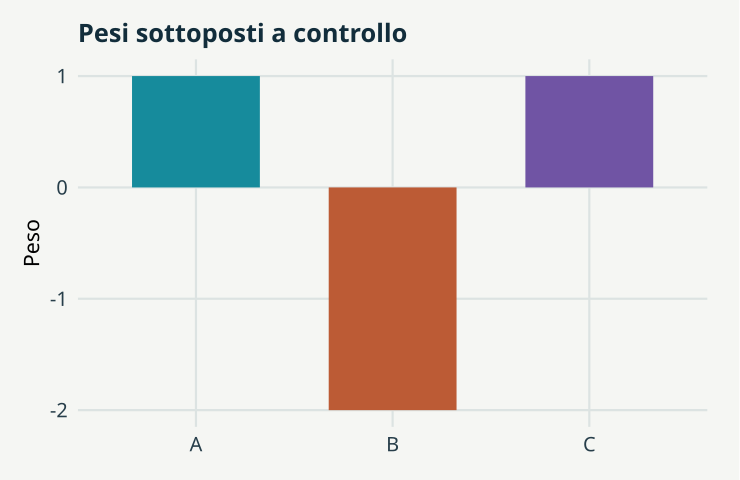

Write R code to recreate this figure.
# GeoStat Lab — funzioni comuni. R >= 4.3; ggplot2 >= 3.4; jsonlite.
suppressPackageStartupMessages(library(ggplot2))
col_geo <- c('#168B9C','#BC5B35','#7054A4','#A17B19','#227864','#64748B')
theme_set(theme_minimal(base_size=17, base_family='sans') + theme(
  plot.background=element_rect(fill='#F5F6F3',colour=NA),
  panel.background=element_rect(fill='#F5F6F3',colour=NA),
  panel.grid.minor=element_blank(),panel.grid.major=element_line(colour='#DCE3E2'),
  plot.title=element_text(size=19,face='bold',colour='#122D3B'),
  plot.subtitle=element_text(size=13,colour='#405560',margin=margin(b=12)),
  axis.text=element_text(size=15,colour='#273E4A'),axis.title=element_text(size=16),
  legend.position='bottom',legend.title=element_blank(),legend.text=element_text(size=14),
  strip.text=element_text(size=15,face='bold'),plot.margin=margin(18,24,18,18)))
metric <- function(...) data.frame(grandezza=names(c(...)),valore=as.character(c(...)),check.names=FALSE)
f <- function(x,d=3) {out<-formatC(x,digits=d,format='fg');out[!is.finite(x)]<-'Non definito';out}
line_plot <- function(d,x='x',y='y',title='',xl=x,yl=y,group=NULL) {
 p<-ggplot(d,aes(x=.data[[x]],y=.data[[y]]))
 if(is.null(group)) p<-p+geom_line(colour=col_geo[1],linewidth=1.05) else p<-p+aes(colour=.data[[group]],group=.data[[group]])+geom_line(linewidth=1)+scale_colour_manual(values=col_geo)
 p+labs(title=title,x=xl,y=yl)
}
point_plot <- function(d,x='x',y='y',title='',xl=x,yl=y,group=NULL) {
 p<-ggplot(d,aes(x=.data[[x]],y=.data[[y]]))
 if(is.null(group))p<-p+geom_point(colour=col_geo[1],size=2.5,alpha=.8) else p<-p+aes(colour=.data[[group]])+geom_point(size=2.7,alpha=.85)+scale_colour_manual(values=col_geo)
 p+labs(title=title,x=xl,y=yl)
}
hist_plot<-function(x,title='',xl='Valore',bins=20)ggplot(data.frame(x=x),aes(x))+geom_histogram(bins=bins,fill=col_geo[1],colour='#F5F6F3')+labs(title=title,x=xl,y='Frequenza')
bar_plot<-function(d,x='gruppo',y='valore',title='',yl='Valore')ggplot(d,aes(x=.data[[x]],y=.data[[y]],fill=.data[[x]]))+geom_col(width=.65)+scale_fill_manual(values=rep(col_geo,length.out=length(unique(d[[x]])) ))+guides(fill='none')+labs(title=title,x=NULL,y=yl)
map_plot<-function(d,z='z',title='',xl='Est [km]',yl='Nord [km]')ggplot(d,aes(x,y,fill=.data[[z]]))+geom_raster()+coord_equal()+scale_fill_gradientn(colours=c('#153F56','#298C9C','#B8CDB2','#F1D889','#AD542F'))+labs(title=title,x=xl,y=yl)
acf_data<-function(x,lag=20){a<-acf(x,lag.max=min(lag,length(x)-1),plot=FALSE);data.frame(x=as.vector(a$lag)[-1],y=as.vector(a$acf)[-1])}
# AR(1), distribuzione marginale stazionaria N(0, 1).
ar_series<-function(n,rho){x<-numeric(n);x[1]<-rnorm(1);for(i in 2:n)x[i]<-rho*x[i-1]+sqrt(1-rho^2)*rnorm(1);x}
# Distanze euclidee in unità metriche già dichiarate; nessuna conversione implicita di CRS.
dist_cross<-function(a,b)sqrt(outer(a[,1],b[,1],'-')^2+outer(a[,2],b[,2],'-')^2)
# Predittore IDW: i punti coincidenti ricevono esattamente il valore osservato.
idw<-function(xy,z,new,power=2){dd<-dist_cross(new,xy);apply(dd,1,function(d)if(any(d<1e-10))mean(z[d<1e-10])else weighted.mean(z,d^(-power)))}
# CART didattico binario: divisioni assiali che minimizzano l'impurità di Gini.
cart_fit<-function(x,y,depth=2,minleaf=4){
 node<-list(p=mean(y),n=length(y));if(depth<1||length(unique(y))<2||length(y)<2*minleaf)return(node)
 best<-Inf
 for(j in seq_len(ncol(x))){v<-sort(unique(x[,j])); if(length(v)<2)next
  for(cut in (head(v,-1)+tail(v,-1))/2){left<-x[,j]<=cut;nl<-sum(left);nr<-sum(!left);if(min(nl,nr)<minleaf)next
   score<-nl*mean(y[left])*(1-mean(y[left]))+nr*mean(y[!left])*(1-mean(y[!left]))
   if(score<best){best<-score;node$j<-j;node$cut<-cut;split<-left}
  }
 }
 if(is.finite(best)){node$left<-cart_fit(x[split,,drop=FALSE],y[split],depth-1,minleaf);node$right<-cart_fit(x[!split,,drop=FALSE],y[!split],depth-1,minleaf)};node
}
cart_predict<-function(tree,x)apply(x,1,function(row){t<-tree;while(!is.null(t$j))t<-if(row[t$j]<=t$cut)t$left else t$right;t$p})

p <- list(case = "negative", seed = 17)
set.seed(p$seed)
x <- c(2, 5, 9)

w <- switch(p$case, valid = c(1, 2, 1), negative = c(1, -2, 1), zero = c(0, 0, 0))

valid <- all(is.finite(w)) && all(w >= 0) && sum(w) > 0

data <- data.frame(gruppo = c("A", "B", "C"), valore = w)

plots <- list(bar_plot(data, title = "Pesi sottoposti a controllo", yl = "Peso"))

metrics <- metric(`Pesi non negativi` = all(w >= 0), `Somma positiva` = sum(w) > 0, Risultato = if (valid) f(weighted.mean(x, 
    w)) else "Input respinto dal contratto")
print(metrics,row.names=FALSE)
ggplot2::ggsave('m15-contratti-B.svg',plots[[1]],device=svglite::svglite,width=7.7,height=5.0,bg='#F8F6F1')
